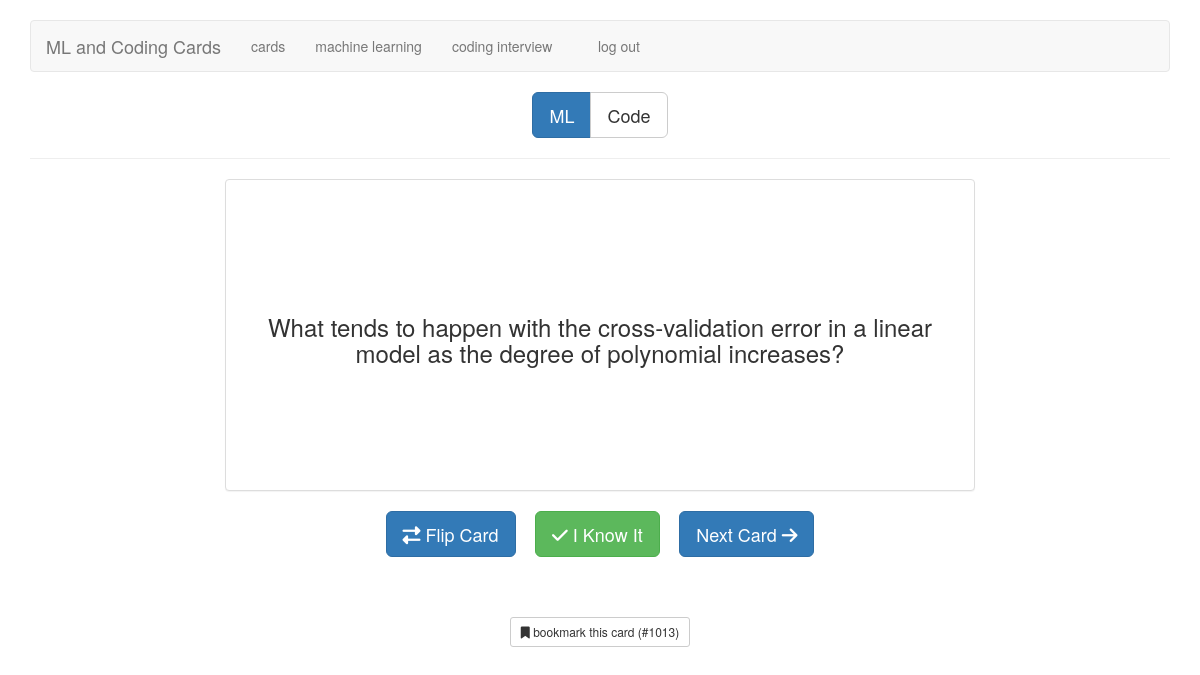
Page /ML/1013 (signed in) on the committed database.
### tables this page shows
CREATE TABLE cards (
  id integer primary key autoincrement,
  type tinyint not null, /* 1 for vocab, 2 for code */
  front text not null,
  back text not null,
  known boolean default 0
);

### flash_cards.py (the view)
@app.route('/ML')
@app.route('/ML/<card_id>')
def ML(card_id=None):
    if not session.get('logged_in'):
        return redirect(url_for('login'))
    return memorize("ML", card_id)

### flash_cards.py (called while the page is built)
def connect_db():
    rv = sqlite3.connect(app.config['DATABASE'])
    rv.row_factory = sqlite3.Row
    return rv

def get_db():
    if not hasattr(g, 'sqlite_db'):
        g.sqlite_db = connect_db()
    return g.sqlite_db

def memorize(card_type, card_id):
    if card_type == "ML":
        type = 1
    elif card_type == "code":
        type = 2
    else:
        return redirect(url_for('cards'))
    if card_id:
        card = get_card_by_id(card_id)
    else:
        card = get_card(type)
    if not card:
        flash("You've learned all the " + card_type + " cards.")
        return redirect(url_for('cards'))
    short_answer = (len(card['back']) < 75)
    return render_template('memorize.html',
                           card=card,
                           card_type=card_type,
                           short_answer=short_answer)

def get_card_by_id(card_id):
    db = get_db()
    query = '''
      SELECT
        id, type, front, back, known
      FROM cards
      WHERE
        id = ?
      LIMIT 1
    '''
    cur = db.execute(query, [card_id])
    return cur.fetchone()

### templates/memorize.html (shortened to what this page needs)
{% extends "layout.html" %}
{% block body %}
    <div class="row">
        <div class="col-xs-12 text-center">
            <div class="btn-group btn-group-lg" role="group" aria-label="card type">
                <a href="{{ url_for('ML') }}" class="btn btn-{{ "primary" if card_type == "ML" else "default" }}">ML</a>
                <a href="{{ url_for('code') }}" class="btn btn-{{ "primary" if card_type == "code" else "default" }}">Code</a>
            </div>
        </div>
    </div>
    <hr/>
    <div class="row memorizePanel">
        <div class="col-xs-8 col-xs-offset-2">
            <div class="panel panel-default cardFront">
                <div class="panel-body">
                    <div class="alignContainer">
                        <div class="alignMiddle frontText">
                            <h3 class="text-center">{{ card.front }}</h3>
                        </div>
                    </div>
                </div>
            </div>
        </div>
    </div>
    <div class="row">
        <div class="col-xs-12 text-center">
            <a href="javascript:" class="btn btn-primary btn-lg flipCard">
                <i class="fa fa-exchange"></i>
                Flip Card
            </a>
            <a href="{{ url_for('mark_known', card_id=card.id, card_type=card_type) }}" class="btn btn-success btn-lg">
                <i class="fa fa-check"></i>
                I Know It
            </a>
            <a href="{{ url_for(card_type) }}" class="btn btn-primary btn-lg">
                Next Card
                <i class="fa fa-arrow-right"></i>
            </a>
        </div>
    </div>
    <div class="row">
        <div class="col-xs-12 text-center">
            <br />
            <br />
            <br />
            <a href="{{ url_for(card_type, card_id=card.id) }}" class="btn btn-default btn-sm">
                <i class="fa fa-bookmark"></i>
                bookmark this card (#{{ card.id }})
            </a>
        </div>
    </div>
{% endblock %}

### static/style.css (style rules this page uses)
.alignContainer { display: table; width: 100%; }
.alignMiddle { height: 20em; display: table-cell; vertical-align: middle; }

### rows in the picture
cards: front "What tends to happen with the cross-validation error in a linear model as the degree of polynomial increases?", id "1013"
